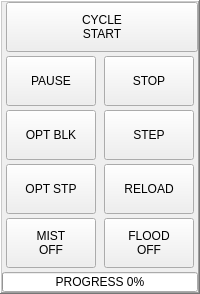
             <widget class="QFrame" name="frame_program">
              <property name="frameShape">
               <enum>QFrame::WinPanel</enum>
              </property>
              <property name="frameShadow">
               <enum>QFrame::Raised</enum>
              </property>
              <layout class="QVBoxLayout" name="verticalLayout_51">
               <property name="spacing">
                <number>4</number>
               </property>
               <property name="leftMargin">
                <number>0</number>
               </property>
               <property name="topMargin">
                <number>0</number>
               </property>
               <property name="rightMargin">
                <number>0</number>
               </property>
               <property name="bottomMargin">
                <number>0</number>
               </property>
               <item>
                <layout class="QHBoxLayout" name="horizontalLayout_64">
                 <property name="spacing">
                  <number>4</number>
                 </property>
                 <property name="leftMargin">
                  <number>4</number>
                 </property>
                 <property name="topMargin">
                  <number>0</number>
                 </property>
                 <property name="bottomMargin">
                  <number>0</number>
                 </property>
                 <item>
                  <widget class="PushButton" name="btn_start">
                   <property name="sizePolicy">
                    <sizepolicy hsizetype="Preferred" vsizetype="Fixed">
                     <horstretch>0</horstretch>
                     <verstretch>0</verstretch>
                    </sizepolicy>
                   </property>
                   <property name="minimumSize">
                    <size>
                     <width>90</width>
                     <height>50</height>
                    </size>
                   </property>
                   <property name="maximumSize">
                    <size>
                     <width>16777215</width>
                     <height>50</height>
                    </size>
                   </property>
                   <property name="text">
                    <string>CYCLE
START</string>
                   </property>
                   <property name="indicator_option" stdset="0">
                    <bool>true</bool>
                   </property>
                   <property name="indicator_HAL_pin_option" stdset="0">
                    <bool>true</bool>
                   </property>
                   <property name="on_color" stdset="0">
                    <color>
                     <red>0</red>
                     <green>255</green>
                     <blue>0</blue>
                    </color>
                   </property>
                   <property name="indicator_size" stdset="0">
                    <double>0.200000000000000</double>
                   </property>
                  </widget>
                 </item>
                </layout>
               </item>
               <item>
                <layout class="QHBoxLayout" name="horizontalLayout_66">
                 <property name="spacing">
                  <number>4</number>
                 </property>
                 <property name="topMargin">
                  <number>0</number>
                 </property>
                 <property name="bottomMargin">
                  <number>0</number>
                 </property>
                 <item>
                  <widget class="ActionButton" name="action_pause">
                   <property name="sizePolicy">
                    <sizepolicy hsizetype="Fixed" vsizetype="Fixed">
                     <horstretch>0</horstretch>
                     <verstretch>0</verstretch>
                    </sizepolicy>
                   </property>
                   <property name="minimumSize">
                    <size>
                     <width>90</width>
                     <height>50</height>
                    </size>
                   </property>
                   <property name="maximumSize">
                    <size>
                     <width>90</width>
                     <height>50</height>
                    </size>
                   </property>
                   <property name="text">
                    <string>PAUSE</string>
                   </property>
                   <property name="indicator_option" stdset="0">
                    <bool>true</bool>
                   </property>
                   <property name="indicator_HAL_pin_option" stdset="0">
                    <bool>true</bool>
                   </property>
                   <property name="on_color" stdset="0">
                    <color>
                     <red>255</red>
                     <green>255</green>
                     <blue>0</blue>
                    </color>
                   </property>
                   <property name="indicator_size" stdset="0">
                    <double>0.200000000000000</double>
                   </property>
                   <property name="pause_action" stdset="0">
                    <bool>true</bool>
                   </property>
                   <property name="template_label_option" stdset="0">
                    <bool>false</bool>
                   </property>
                   <property name="joint_number" stdset="0">
                    <number>0</number>
                   </property>
                   <property name="incr_imperial_number" stdset="0">
                    <double>0.010000000000000</double>
                   </property>
                   <property name="incr_mm_number" stdset="0">
                    <double>0.025000000000000</double>
                   </property>
                   <property name="incr_angular_number" stdset="0">
                    <double>-1.000000000000000</double>
                   </property>
                   <property name="toggle_float_option" stdset="0">
                    <bool>false</bool>
                   </property>
                   <property name="float_num" stdset="0">
                    <double>100.000000000000000</double>
                   </property>
                   <property name="float_alt_num" stdset="0">
                    <double>50.000000000000000</double>
                   </property>
                   <property name="view_type_string" stdset="0">
                    <string>P</string>
                   </property>
                   <property name="command_text_string" stdset="0">
                    <string/>
                   </property>
                   <property name="ini_mdi_number" stdset="0">
                    <number>0</number>
                   </property>
                   <property name="textTemplate" stdset="0">
                    <string>%1.3f in</string>
                   </property>
                   <property name="alt_textTemplate" stdset="0">
                    <string>%1.2f mm</string>
                   </property>
                   <property name="paused" stdset="0">
                    <bool>false</bool>
                   </property>
                  </widget>
                 </item>
                 <item>
                  <widget class="ActionButton" name="action_abort">
                   <property name="sizePolicy">
                    <sizepolicy hsizetype="Fixed" vsizetype="Fixed">
                     <horstretch>0</horstretch>
                     <verstretch>0</verstretch>
                    </sizepolicy>
                   </property>
                   <property name="minimumSize">
                    <size>
                     <width>90</width>
                     <height>50</height>
                    </size>
                   </property>
                   <property name="maximumSize">
                    <size>
                     <width>90</width>
                     <height>50</height>
                    </size>
                   </property>
                   <property name="text">
                    <string>STOP</string>
                   </property>
                   <property name="abort_action" stdset="0">
                    <bool>true</bool>
                   </property>
                   <property name="template_label_option" stdset="0">
                    <bool>false</bool>
                   </property>
                   <property name="joint_number" stdset="0">
                    <number>0</number>
                   </property>
                   <property name="incr_imperial_number" stdset="0">
                    <double>0.010000000000000</double>
                   </property>
                   <property name="incr_mm_number" stdset="0">
                    <double>0.025000000000000</double>
                   </property>
                   <property name="incr_angular_number" stdset="0">
                    <double>-1.000000000000000</double>
                   </property>
                   <property name="toggle_float_option" stdset="0">
                    <bool>false</bool>
                   </property>
                   <property name="float_num" stdset="0">
                    <double>100.000000000000000</double>
                   </property>
                   <property name="float_alt_num" stdset="0">
                    <double>50.000000000000000</double>
                   </property>
                   <property name="view_type_string" stdset="0">
                    <string>P</string>
                   </property>
                   <property name="command_text_string" stdset="0">
                    <string/>
                   </property>
                   <property name="ini_mdi_number" stdset="0">
                    <number>0</number>
                   </property>
                   <property name="textTemplate" stdset="0">
                    <string>%1.3f in</string>
                   </property>
                   <property name="alt_textTemplate" stdset="0">
                    <string>%1.2f mm</string>
                   </property>
                  </widget>
                 </item>
                </layout>
               </item>
               <item>
                <layout class="QHBoxLayout" name="horizontalLayout_67">
                 <property name="spacing">
                  <number>4</number>
                 </property>
                 <property name="topMargin">
                  <number>0</number>
                 </property>
                 <property name="bottomMargin">
                  <number>0</number>
                 </property>
                 <item>
                  <widget class="ActionButton" name="action_opt_blk">
                   <property name="sizePolicy">
                    <sizepolicy hsizetype="Fixed" vsizetype="Fixed">
                     <horstretch>0</horstretch>
                     <verstretch>0</verstretch>
                    </sizepolicy>
                   </property>
                   <property name="minimumSize">
                    <size>
                     <width>90</width>
                     <height>50</height>
                    </size>
                   </property>
                   <property name="maximumSize">
                    <size>
                     <width>90</width>
                     <height>50</height>
                    </size>
                   </property>
                   <property name="text">
                    <string>OPT BLK</string>
                   </property>
                   <property name="checkable">
                    <bool>true</bool>
                   </property>
                   <property name="indicator_option" stdset="0">
                    <bool>true</bool>
                   </property>
                   <property name="indicator_HAL_pin_option" stdset="0">
                    <bool>true</bool>
                   </property>
                   <property name="on_color" stdset="0">
                    <color>
                     <red>0</red>
                     <green>255</green>
                     <blue>0</blue>
                    </color>
                   </property>
                   <property name="indicator_size" stdset="0">
                    <double>0.200000000000000</double>
                   </property>
                   <property name="block_delete_action" stdset="0">
                    <bool>true</bool>
                   </property>
                  </widget>
                 </item>
                 <item>
                  <widget class="ActionButton" name="action_step">
                   <property name="sizePolicy">
                    <sizepolicy hsizetype="Fixed" vsizetype="Fixed">
                     <horstretch>0</horstretch>
                     <verstretch>0</verstretch>
                    </sizepolicy>
                   </property>
                   <property name="minimumSize">
                    <size>
                     <width>90</width>
                     <height>50</height>
                    </size>
                   </property>
                   <property name="maximumSize">
                    <size>
                     <width>90</width>
                     <height>50</height>
                    </size>
                   </property>
                   <property name="text">
                    <string>STEP</string>
                   </property>
                   <property name="step_action" stdset="0">
                    <bool>true</bool>
                   </property>
                   <property name="template_label_option" stdset="0">
                    <bool>false</bool>
                   </property>
                   <property name="joint_number" stdset="0">
                    <number>0</number>
                   </property>
                   <property name="incr_imperial_number" stdset="0">
                    <double>0.010000000000000</double>
                   </property>
                   <property name="incr_mm_number" stdset="0">
                    <double>0.025000000000000</double>
                   </property>
                   <property name="incr_angular_number" stdset="0">
                    <double>-1.000000000000000</double>
                   </property>
                   <property name="toggle_float_option" stdset="0">
                    <bool>false</bool>
                   </property>
                   <property name="float_num" stdset="0">
                    <double>100.000000000000000</double>
                   </property>
                   <property name="float_alt_num" stdset="0">
                    <double>50.000000000000000</double>
                   </property>
                   <property name="view_type_string" stdset="0">
                    <string>P</string>
                   </property>
                   <property name="command_text_string" stdset="0">
                    <string/>
                   </property>
                   <property name="ini_mdi_number" stdset="0">
                    <number>0</number>
                   </property>
                   <property name="textTemplate" stdset="0">
                    <string>%1.3f in</string>
                   </property>
                   <property name="alt_textTemplate" stdset="0">
                    <string>%1.2f mm</string>
                   </property>
                  </widget>
                 </item>
                </layout>
               </item>
               <item>
                <layout class="QHBoxLayout" name="horizontalLayout_68">
                 <property name="spacing">
                  <number>4</number>
                 </property>
                 <property name="topMargin">
                  <number>0</number>
                 </property>
                 <property name="bottomMargin">
                  <number>0</number>
                 </property>
                 <item>
                  <widget class="ActionButton" name="action_opt_stp">
                   <property name="sizePolicy">
                    <sizepolicy hsizetype="Fixed" vsizetype="Fixed">
                     <horstretch>0</horstretch>
                     <verstretch>0</verstretch>
                    </sizepolicy>
                   </property>
                   <property name="minimumSize">
                    <size>
                     <width>90</width>
                     <height>50</height>
                    </size>
                   </property>
                   <property name="maximumSize">
                    <size>
                     <width>90</width>
                     <height>50</height>
                    </size>
                   </property>
                   <property name="text">
                    <string>OPT STP</string>
                   </property>
                   <property name="checkable">
                    <bool>true</bool>
                   </property>
                   <property name="indicator_option" stdset="0">
                    <bool>true</bool>
                   </property>
                   <property name="indicator_HAL_pin_option" stdset="0">
                    <bool>true</bool>
                   </property>
                   <property name="on_color" stdset="0">
                    <color>
                     <red>0</red>
                     <green>255</green>
                     <blue>0</blue>
                    </color>
                   </property>
                   <property name="indicator_size" stdset="0">
                    <double>0.200000000000000</double>
                   </property>
                   <property name="optional_stop_action" stdset="0">
                    <bool>true</bool>
                   </property>
                  </widget>
                 </item>
                 <item>
                  <widget class="QPushButton" name="btn_reload_file">
                   <property name="sizePolicy">
                    <sizepolicy hsizetype="Fixed" vsizetype="Fixed">
                     <horstretch>0</horstretch>
                     <verstretch>0</verstretch>
                    </sizepolicy>
                   </property>
                   <property name="minimumSize">
                    <size>
                     <width>90</width>
                     <height>50</height>
                    </size>
                   </property>
                   <property name="maximumSize">
                    <size>
                     <width>90</width>
                     <height>50</height>
                    </size>
                   </property>
                   <property name="toolTip">
                    <string/>
                   </property>
                   <property name="statusTip">
                    <string>RELOAD PROGRAM</string>
                   </property>
                   <property name="text">
                    <string>RELOAD</string>
                   </property>
                  </widget>
                 </item>
                </layout>
               </item>
               <item>
                <layout class="QHBoxLayout" name="horizontalLayout_69">
                 <property name="spacing">
                  <number>4</number>
                 </property>
                 <property name="topMargin">
                  <number>0</number>
                 </property>
                 <property name="bottomMargin">
                  <number>0</number>
                 </property>
                 <item>
                  <widget class="ActionButton" name="action_mist">
                   <property name="sizePolicy">
                    <sizepolicy hsizetype="Fixed" vsizetype="Fixed">
                     <horstretch>0</horstretch>
                     <verstretch>0</verstretch>
                    </sizepolicy>
                   </property>
                   <property name="minimumSize">
                    <size>
                     <width>90</width>
                     <height>50</height>
                    </size>
                   </property>
                   <property name="maximumSize">
                    <size>
                     <width>90</width>
                     <height>50</height>
                    </size>
                   </property>
                   <property name="text">
                    <string>MIST
OFF</string>
                   </property>
                   <property name="checkable">
                    <bool>true</bool>
                   </property>
                   <property name="checked">
                    <bool>false</bool>
                   </property>
                   <property name="indicator_option" stdset="0">
                    <bool>true</bool>
                   </property>
                   <property name="indicator_HAL_pin_option" stdset="0">
                    <bool>true</bool>
                   </property>
                   <property name="checked_state_text_option" stdset="0">
                    <bool>true</bool>
                   </property>
                   <property name="on_color" stdset="0">
                    <color>
                     <red>0</red>
                     <green>255</green>
                     <blue>0</blue>
                    </color>
                   </property>
                   <property name="indicator_size" stdset="0">
                    <double>0.200000000000000</double>
                   </property>
                   <property name="true_state_string" stdset="0">
                    <string>MIST
ON</string>
                   </property>
                   <property name="false_state_string" stdset="0">
                    <string>MIST
OFF</string>
                   </property>
                   <property name="mist_action" stdset="0">
                    <bool>true</bool>
                   </property>
                  </widget>
                 </item>
                 <item>
                  <widget class="ActionButton" name="action_flood">
                   <property name="sizePolicy">
                    <sizepolicy hsizetype="Fixed" vsizetype="Fixed">
                     <horstretch>0</horstretch>
                     <verstretch>0</verstretch>
                    </sizepolicy>
                   </property>
                   <property name="minimumSize">
                    <size>
                     <width>90</width>
                     <height>50</height>
                    </size>
                   </property>
                   <property name="maximumSize">
                    <size>
                     <width>90</width>
                     <height>50</height>
                    </size>
                   </property>
                   <property name="text">
                    <string>FLOOD
OFF</string>
                   </property>
                   <property name="checkable">
                    <bool>true</bool>
                   </property>
                   <property name="indicator_option" stdset="0">
                    <bool>true</bool>
                   </property>
                   <property name="indicator_HAL_pin_option" stdset="0">
                    <bool>true</bool>
                   </property>
                   <property name="checked_state_text_option" stdset="0">
                    <bool>true</bool>
                   </property>
                   <property name="on_color" stdset="0">
                    <color>
                     <red>0</red>
                     <green>255</green>
                     <blue>0</blue>
                    </color>
                   </property>
                   <property name="indicator_size" stdset="0">
                    <double>0.200000000000000</double>
                   </property>
                   <property name="true_state_string" stdset="0">
                    <string>FLOOD
ON</string>
                   </property>
                   <property name="false_state_string" stdset="0">
                    <string>FLOOD
OFF</string>
                   </property>
                   <property name="flood_action" stdset="0">
                    <bool>true</bool>
                   </property>
                  </widget>
                 </item>
                </layout>
               </item>
               <item>
                <widget class="QProgressBar" name="progressBar">
                 <property name="sizePolicy">
                  <sizepolicy hsizetype="Preferred" vsizetype="Fixed">
                   <horstretch>0</horstretch>
                   <verstretch>0</verstretch>
                  </sizepolicy>
                 </property>
                 <property name="minimumSize">
                  <size>
                   <width>0</width>
                   <height>20</height>
                  </size>
                 </property>
                 <property name="maximumSize">
                  <size>
                   <width>16777215</width>
                   <height>20</height>
                  </size>
                 </property>
                 <property name="autoFillBackground">
                  <bool>false</bool>
                 </property>
                 <property name="maximum">
                  <number>99</number>
                 </property>
                 <property name="value">
                  <number>0</number>
                 </property>
                 <property name="alignment">
                  <set>Qt::AlignCenter</set>
                 </property>
                 <property name="invertedAppearance">
                  <bool>false</bool>
                 </property>
                 <property name="format">
                  <string>PROGRESS %p%</string>
                 </property>
                </widget>
               </item>
              </layout>
             </widget>
